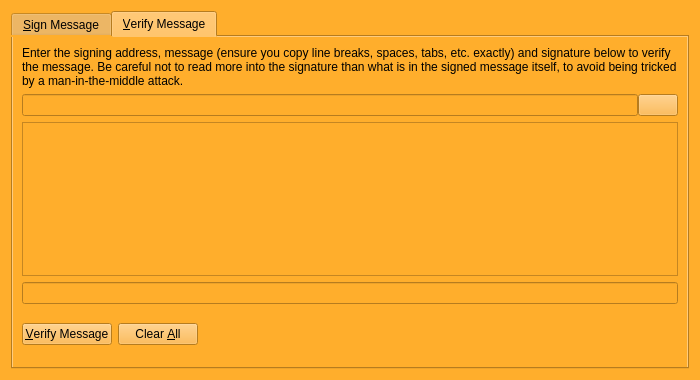
<?xml version="1.0" encoding="UTF-8"?>
<ui version="4.0">
 <class>SignVerifyMessageDialog</class>
 <widget class="QDialog" name="SignVerifyMessageDialog">
  <property name="geometry">
   <rect>
    <x>0</x>
    <y>0</y>
    <width>700</width>
    <height>380</height>
   </rect>
  </property>
  <property name="windowTitle">
   <string>Signatures - Sign / Verify a Message</string>
  </property>
  <property name="styleSheet">
   <string notr="true">background-color: rgb(255, 174, 44);</string>
  </property>
  <property name="modal">
   <bool>true</bool>
  </property>
  <layout class="QVBoxLayout" name="verticalLayout">
   <item>
    <widget class="QTabWidget" name="tabWidget">
     <property name="currentIndex">
      <number>1</number>
     </property>
     <widget class="QWidget" name="tabSignMessage">
      <attribute name="title">
       <string>&amp;Sign Message</string>
      </attribute>
      <layout class="QVBoxLayout" name="verticalLayout_SM">
       <item>
        <widget class="QLabel" name="infoLabel_SM">
         <property name="text">
          <string>You can sign messages with your addresses to prove you own them. Be careful not to sign anything vague, as phishing attacks may try to trick you into signing your identity over to them. Only sign fully-detailed statements you agree to.</string>
         </property>
         <property name="textFormat">
          <enum>Qt::PlainText</enum>
         </property>
         <property name="wordWrap">
          <bool>true</bool>
         </property>
        </widget>
       </item>
       <item>
        <layout class="QHBoxLayout" name="horizontalLayout_1_SM">
         <property name="spacing">
          <number>0</number>
         </property>
         <item>
          <widget class="QValidatedLineEdit" name="addressIn_SM">
           <property name="toolTip">
            <string>The address to sign the message with (e.g. MODERCASHfwYhBmGXcFP2Po1NpRUEiK8km2)</string>
           </property>
           <property name="maxLength">
            <number>34</number>
           </property>
          </widget>
         </item>
         <item>
          <widget class="QPushButton" name="addressBookButton_SM">
           <property name="toolTip">
            <string>Choose an address from the address book</string>
           </property>
           <property name="text">
            <string/>
           </property>
           <property name="icon">
            <iconset resource="../MODERCASH.qrc">
             <normaloff>:/icons/address-book</normaloff>:/icons/address-book</iconset>
           </property>
           <property name="shortcut">
            <string>Alt+A</string>
           </property>
           <property name="autoDefault">
            <bool>false</bool>
           </property>
          </widget>
         </item>
         <item>
          <widget class="QPushButton" name="pasteButton_SM">
           <property name="toolTip">
            <string>Paste address from clipboard</string>
           </property>
           <property name="text">
            <string/>
           </property>
           <property name="icon">
            <iconset resource="../MODERCASH.qrc">
             <normaloff>:/icons/editpaste</normaloff>:/icons/editpaste</iconset>
           </property>
           <property name="shortcut">
            <string>Alt+P</string>
           </property>
           <property name="autoDefault">
            <bool>false</bool>
           </property>
          </widget>
         </item>
        </layout>
       </item>
       <item>
        <widget class="QPlainTextEdit" name="messageIn_SM">
         <property name="toolTip">
          <string>Enter the message you want to sign here</string>
         </property>
        </widget>
       </item>
       <item>
        <layout class="QHBoxLayout" name="horizontalLayout_2_SM">
         <property name="spacing">
          <number>0</number>
         </property>
         <item>
          <widget class="QLineEdit" name="signatureOut_SM">
           <property name="font">
            <font>
             <italic>true</italic>
            </font>
           </property>
           <property name="readOnly">
            <bool>true</bool>
           </property>
          </widget>
         </item>
         <item>
          <widget class="QPushButton" name="copySignatureButton_SM">
           <property name="toolTip">
            <string>Copy the current signature to the system clipboard</string>
           </property>
           <property name="text">
            <string/>
           </property>
           <property name="icon">
            <iconset resource="../MODERCASH.qrc">
             <normaloff>:/icons/editcopy</normaloff>:/icons/editcopy</iconset>
           </property>
           <property name="autoDefault">
            <bool>false</bool>
           </property>
          </widget>
         </item>
        </layout>
       </item>
       <item>
        <layout class="QHBoxLayout" name="horizontalLayout_3_SM">
         <item>
          <widget class="QPushButton" name="signMessageButton_SM">
           <property name="toolTip">
            <string>Sign the message to prove you own this MODERCASH address</string>
           </property>
           <property name="text">
            <string>&amp;Sign Message</string>
           </property>
           <property name="icon">
            <iconset resource="../MODERCASH.qrc">
             <normaloff>:/icons/edit</normaloff>:/icons/edit</iconset>
           </property>
           <property name="autoDefault">
            <bool>false</bool>
           </property>
          </widget>
         </item>
         <item>
          <widget class="QPushButton" name="clearButton_SM">
           <property name="toolTip">
            <string>Reset all sign message fields</string>
           </property>
           <property name="text">
            <string>Clear &amp;All</string>
           </property>
           <property name="icon">
            <iconset resource="../MODERCASH.qrc">
             <normaloff>:/icons/remove</normaloff>:/icons/remove</iconset>
           </property>
           <property name="autoDefault">
            <bool>false</bool>
           </property>
          </widget>
         </item>
         <item>
          <spacer name="horizontalSpacer_1_SM">
           <property name="orientation">
            <enum>Qt::Horizontal</enum>
           </property>
           <property name="sizeHint" stdset="0">
            <size>
             <width>40</width>
             <height>48</height>
            </size>
           </property>
          </spacer>
         </item>
         <item>
          <widget class="QLabel" name="statusLabel_SM">
           <property name="font">
            <font>
             <weight>75</weight>
             <bold>true</bold>
            </font>
           </property>
           <property name="text">
            <string/>
           </property>
           <property name="wordWrap">
            <bool>true</bool>
           </property>
          </widget>
         </item>
         <item>
          <spacer name="horizontalSpacer_2_SM">
           <property name="orientation">
            <enum>Qt::Horizontal</enum>
           </property>
           <property name="sizeHint" stdset="0">
            <size>
             <width>40</width>
             <height>48</height>
            </size>
           </property>
          </spacer>
         </item>
        </layout>
       </item>
      </layout>
     </widget>
     <widget class="QWidget" name="tabVerifyMessage">
      <attribute name="title">
       <string>&amp;Verify Message</string>
      </attribute>
      <layout class="QVBoxLayout" name="verticalLayout_VM">
       <item>
        <widget class="QLabel" name="infoLabel_VM">
         <property name="text">
          <string>Enter the signing address, message (ensure you copy line breaks, spaces, tabs, etc. exactly) and signature below to verify the message. Be careful not to read more into the signature than what is in the signed message itself, to avoid being tricked by a man-in-the-middle attack.</string>
         </property>
         <property name="textFormat">
          <enum>Qt::PlainText</enum>
         </property>
         <property name="alignment">
          <set>Qt::AlignLeading|Qt::AlignLeft|Qt::AlignTop</set>
         </property>
         <property name="wordWrap">
          <bool>true</bool>
         </property>
        </widget>
       </item>
       <item>
        <layout class="QHBoxLayout" name="horizontalLayout_1_VM">
         <property name="spacing">
          <number>0</number>
         </property>
         <item>
          <widget class="QValidatedLineEdit" name="addressIn_VM">
           <property name="toolTip">
            <string>The address the message was signed with (e.g. MODERCASHfwYhBmGXcFP2Po1NpRUEiK8km2)</string>
           </property>
           <property name="maxLength">
            <number>34</number>
           </property>
          </widget>
         </item>
         <item>
          <widget class="QPushButton" name="addressBookButton_VM">
           <property name="toolTip">
            <string>Choose an address from the address book</string>
           </property>
           <property name="text">
            <string/>
           </property>
           <property name="icon">
            <iconset resource="../MODERCASH.qrc">
             <normaloff>:/icons/address-book</normaloff>:/icons/address-book</iconset>
           </property>
           <property name="shortcut">
            <string>Alt+A</string>
           </property>
           <property name="autoDefault">
            <bool>false</bool>
           </property>
          </widget>
         </item>
        </layout>
       </item>
       <item>
        <widget class="QPlainTextEdit" name="messageIn_VM"/>
       </item>
       <item>
        <widget class="QValidatedLineEdit" name="signatureIn_VM"/>
       </item>
       <item>
        <layout class="QHBoxLayout" name="horizontalLayout_2_VM">
         <item>
          <widget class="QPushButton" name="verifyMessageButton_VM">
           <property name="toolTip">
            <string>Verify the message to ensure it was signed with the specified MODERCASH address</string>
           </property>
           <property name="text">
            <string>&amp;Verify Message</string>
           </property>
           <property name="icon">
            <iconset resource="../MODERCASH.qrc">
             <normaloff>:/icons/transaction_0</normaloff>:/icons/transaction_0</iconset>
           </property>
           <property name="autoDefault">
            <bool>false</bool>
           </property>
          </widget>
         </item>
         <item>
          <widget class="QPushButton" name="clearButton_VM">
           <property name="toolTip">
            <string>Reset all verify message fields</string>
           </property>
           <property name="text">
            <string>Clear &amp;All</string>
           </property>
           <property name="icon">
            <iconset resource="../MODERCASH.qrc">
             <normaloff>:/icons/remove</normaloff>:/icons/remove</iconset>
           </property>
           <property name="autoDefault">
            <bool>false</bool>
           </property>
          </widget>
         </item>
         <item>
          <spacer name="horizontalSpacer_1_VM">
           <property name="orientation">
            <enum>Qt::Horizontal</enum>
           </property>
           <property name="sizeHint" stdset="0">
            <size>
             <width>40</width>
             <height>48</height>
            </size>
           </property>
          </spacer>
         </item>
         <item>
          <widget class="QLabel" name="statusLabel_VM">
           <property name="font">
            <font>
             <weight>75</weight>
             <bold>true</bold>
            </font>
           </property>
           <property name="text">
            <string/>
           </property>
           <property name="wordWrap">
            <bool>true</bool>
           </property>
          </widget>
         </item>
         <item>
          <spacer name="horizontalSpacer_2_VM">
           <property name="orientation">
            <enum>Qt::Horizontal</enum>
           </property>
           <property name="sizeHint" stdset="0">
            <size>
             <width>40</width>
             <height>48</height>
            </size>
           </property>
          </spacer>
         </item>
        </layout>
       </item>
      </layout>
     </widget>
    </widget>
   </item>
  </layout>
 </widget>
 <customwidgets>
  <customwidget>
   <class>QValidatedLineEdit</class>
   <extends>QLineEdit</extends>
   <header>qvalidatedlineedit.h</header>
  </customwidget>
 </customwidgets>
 <resources>
  <include location="../MODERCASH.qrc"/>
 </resources>
 <connections/>
</ui>
